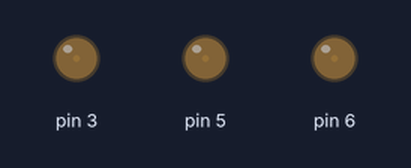
Bench run of a sketch on a simulated Arduino Uno, built with avr-gcc and run on an emulated ATmega328P. Shown: output pins drawn as LEDs (lit = HIGH).

Above: at 0.05 s.
At 1.15 s:
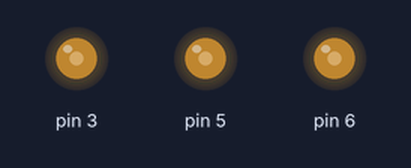
At 2.3 s:
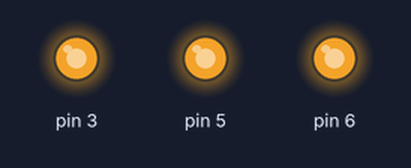
At 3.45 s:
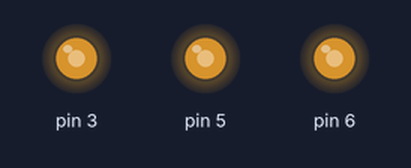
At 4.6 s:
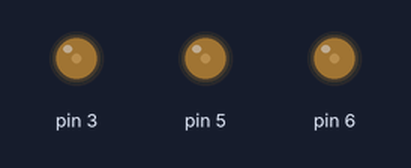
Timing chart, 0 to 6.6 s (numbered marks = the images above):
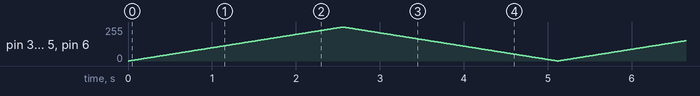

The sketch:

diwali_light.ino
```cpp
void setup() {
  // put your setup code here, to run once:
pinMode(6,OUTPUT);
pinMode(5,OUTPUT);
pinMode(3,OUTPUT);
}

void loop() {
  // put your main code here, to run repeatedly:
// int i =0;
for(int i=0;i<255;i++)
{
 analogWrite(6,i);
 analogWrite(5,i);
 analogWrite(3,i);
 delay(10);
}
for(int i=255;i>0;i--)
{
  analogWrite(6,i);
  analogWrite(5,i);
  analogWrite(3,i);
  delay(10);

}

}
```
